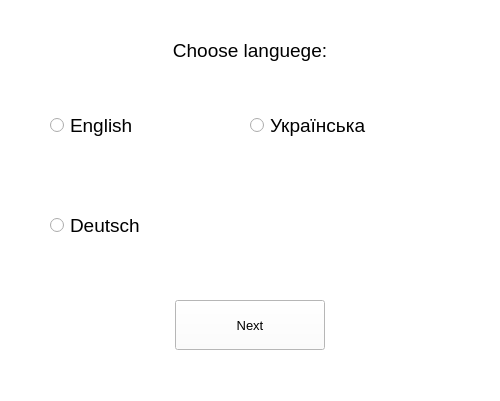
<?xml version="1.0" encoding="UTF-8"?>
<ui version="4.0">
 <class>Form</class>
 <widget class="QWidget" name="Form">
  <property name="geometry">
   <rect>
    <x>0</x>
    <y>0</y>
    <width>500</width>
    <height>401</height>
   </rect>
  </property>
  <property name="windowTitle">
   <string>Form</string>
  </property>
  <property name="styleSheet">
   <string notr="true">background-color: rgb(255, 255, 255)</string>
  </property>
  <widget class="QRadioButton" name="radioButton">
   <property name="geometry">
    <rect>
     <x>50</x>
     <y>100</y>
     <width>100</width>
     <height>50</height>
    </rect>
   </property>
   <property name="font">
    <font>
     <pointsize>14</pointsize>
    </font>
   </property>
   <property name="text">
    <string>English</string>
   </property>
  </widget>
  <widget class="QRadioButton" name="radioButton_2">
   <property name="geometry">
    <rect>
     <x>250</x>
     <y>100</y>
     <width>150</width>
     <height>50</height>
    </rect>
   </property>
   <property name="font">
    <font>
     <pointsize>14</pointsize>
    </font>
   </property>
   <property name="text">
    <string>Українська</string>
   </property>
  </widget>
  <widget class="QRadioButton" name="radioButton_3">
   <property name="geometry">
    <rect>
     <x>50</x>
     <y>200</y>
     <width>111</width>
     <height>50</height>
    </rect>
   </property>
   <property name="font">
    <font>
     <pointsize>14</pointsize>
    </font>
   </property>
   <property name="text">
    <string>Deutsch</string>
   </property>
  </widget>
  <widget class="QPushButton" name="pushButton">
   <property name="geometry">
    <rect>
     <x>175</x>
     <y>300</y>
     <width>150</width>
     <height>50</height>
    </rect>
   </property>
   <property name="font">
    <font>
     <pointsize>10</pointsize>
    </font>
   </property>
   <property name="styleSheet">
    <string notr="true"/>
   </property>
   <property name="text">
    <string>Next</string>
   </property>
  </widget>
  <widget class="QLabel" name="label">
   <property name="geometry">
    <rect>
     <x>150</x>
     <y>25</y>
     <width>200</width>
     <height>50</height>
    </rect>
   </property>
   <property name="font">
    <font>
     <pointsize>14</pointsize>
    </font>
   </property>
   <property name="text">
    <string>Choose languege:</string>
   </property>
   <property name="alignment">
    <set>Qt::AlignCenter</set>
   </property>
  </widget>
 </widget>
 <resources/>
 <connections/>
</ui>
